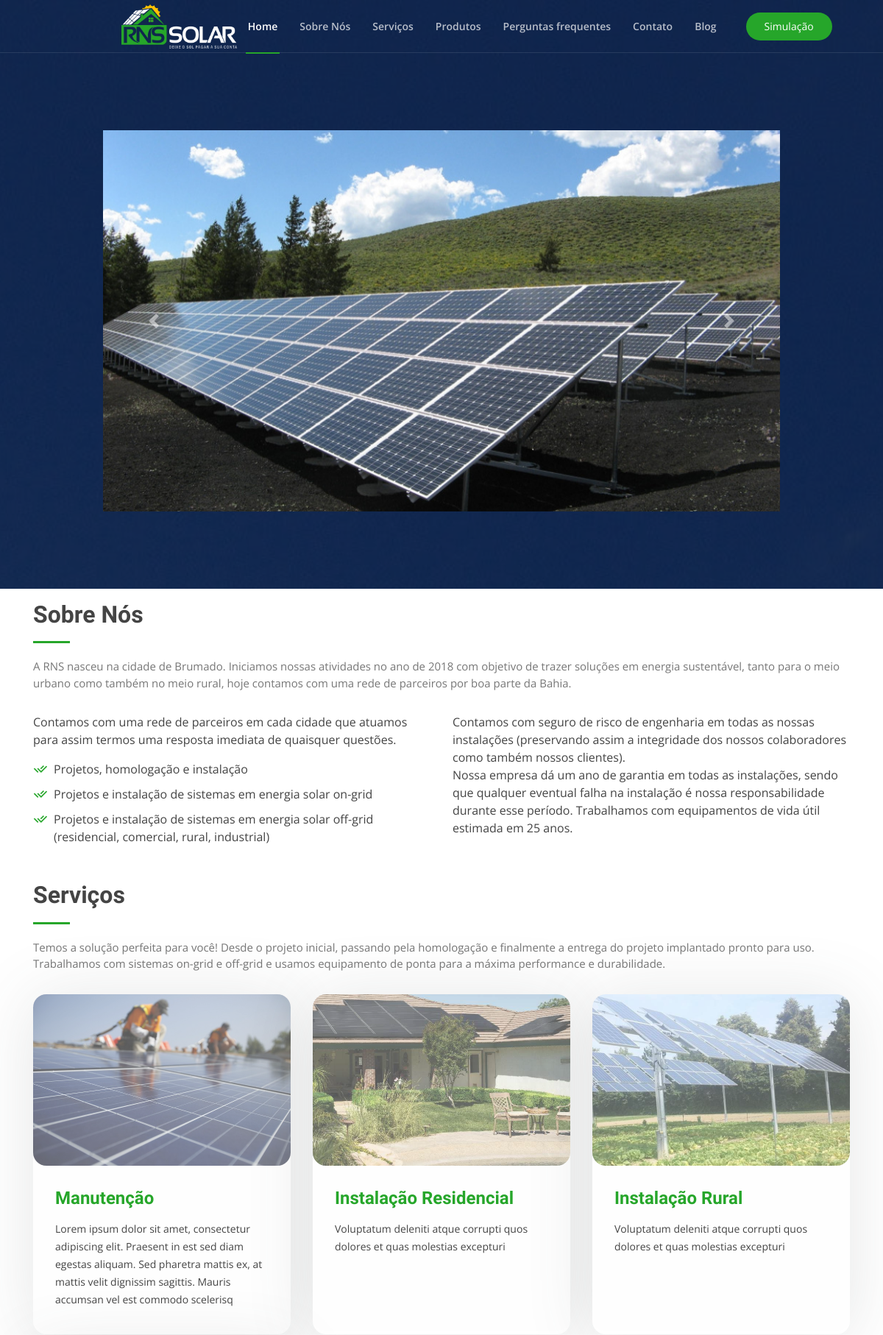
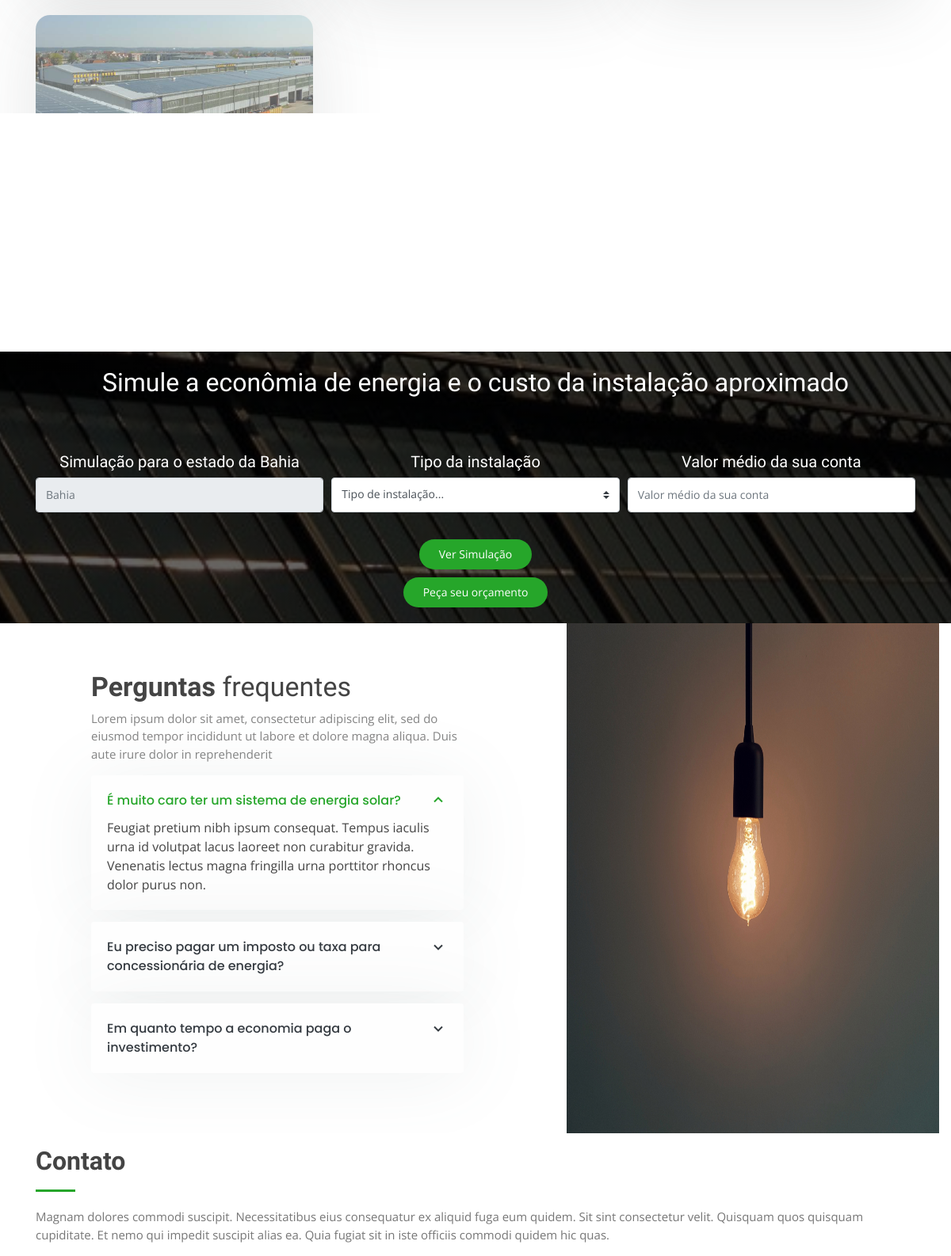
The page / (upper part) on the database its author committed (2 pictures, top to bottom).
### pages/models.py (models this page shows, shortened)
class HomeImg(models.Model):
    image =models.ImageField(upload_to='img_home', blank= True)
    title = models.CharField(max_length=200, unique= True)

class Faq(models.Model):
    pergunta = models.CharField(max_length=200, unique=True)
    resposta = models.TextField()

### services/models.py (models this page shows, shortened)
class Service(models.Model):
    image =models.ImageField(upload_to='img_services', blank= True)
    title = models.CharField(max_length=200, unique= True)
    slug = models.SlugField(max_length=200,  unique= True)
    discripition = models.TextField()

### pages/views.py (the view, shortened to what this page needs)
# urls.py: path('', views.index_view, name='index'),
def index_view(request):
    context = {
        'services': Service.objects.all(),
        'homeimg': HomeImg.objects.all(),
        'faq': Faq.objects.all(),
    }
    return render(request, 'index.html', context)

### templates/index.html (shortened to what this page needs)
{% extends "base.html" %}
{% block content %}
  {% load static %}
  <header id="header" class="fixed-top ">
    <div class="container-fluid">
      <div class="row justify-content-center">
        <div class="col-xl-9 d-flex align-items-center justify-content-between">
          <h1 class="logo"><a href=""><img src="{% static 'assets/img/favicon.ico' %}" alt=""></a></h1>
          <nav class="nav-menu d-none d-lg-block">
            <ul>
              <li class="active"><a href="#hero">Home</a></li>
              <li><a href="#about">Sobre Nós</a></li>
              <li><a href="#services">Serviços</a></li>
              <li><a href="produtos">Produtos</a></li>
              <li><a href="#faq">Perguntas frequentes</a></li>
              <li><a href="#contact">Contato</a></li>
              <li><a href="blog">Blog</a></li>
            </ul>
          </nav>
          <a href="#cta" class="get-started-btn scrollto">Simulação</a>
        </div>
      </div>
    </div>
  </header>
  <section id="hero" class="d-flex flex-column justify-content-center">
    <div class="container">
      <div class="row justify-content-center">
        <div class="col-xl-10">
          <div id="carouselExampleControls" class="carousel slide" data-ride="carousel">
            <div class="carousel-inner">
              <div class="carousel-item active">
                <img src="{{ homeimg.0.image.url }}" class="d-block w-100" alt="...">
              </div>
            </div>
            <a class="carousel-control-prev" href="#carouselExampleControls" role="button" data-slide="prev">
              <span class="carousel-control-prev-icon" aria-hidden="true"></span>
            </a>
            <a class="carousel-control-next" href="#carouselExampleControls" role="button" data-slide="next">
              <span class="carousel-control-next-icon" aria-hidden="true"></span>
            </a>
          </div>
        </div>
      </div>
    </div>
  </section>
  <main id="main">
    <section id="about" class="about">
      <div class="container">
        <div class="section-title">
          <h2>Sobre Nós</h2>
          <p>A RNS nasceu na cidade de Brumado. Iniciamos nossas atividades no ano de 2018 com objetivo de trazer soluções em energia sustentável,
            tanto para o meio urbano como também no meio rural, hoje contamos com uma rede de parceiros por boa parte da Bahia.</p>
        </div>
        <div class="row content">
          <div class="col-lg-6">
            <p>
              Contamos com uma rede de parceiros em cada cidade que atuamos para assim termos uma resposta imediata de quaisquer questões.
            </p>
            <ul>
              <li><i class="ri-check-double-line"></i> Projetos, homologação e instalação</li>
              <li><i class="ri-check-double-line"></i> Projetos e instalação de sistemas em energia solar on-grid</li>
              <li><i class="ri-check-double-line"></i> Projetos e instalação de sistemas em energia solar off-grid (residencial, comercial, rural, industrial)</li>
            </ul>
          </div>
          <div class="col-lg-6 pt-4 pt-lg-0">
            <p>
              Contamos com seguro de risco de engenharia em todas as nossas instalações (preservando assim
               a integridade dos nossos colaboradores como também nossos clientes).
               Nossa empresa dá um ano de garantia em todas as instalações, sendo que qualquer eventual falha
               na instalação é nossa responsabilidade durante esse período. Trabalhamos com equipamentos de
                vida útil estimada em 25 anos.
            </p>
          </div>
        </div>
      </div>
    </section>
    <section id="services" class="services">
      <div class="container">
        <div class="section-title">
          <h2>Serviços</h2>
          <p>Temos a solução perfeita para você! Desde o projeto inicial, passando pela homologação e finalmente
             a entrega do projeto implantado pronto para uso. Trabalhamos com sistemas on-grid e off-grid e usamos
              equipamento de ponta para a máxima performance e durabilidade.</p>
        </div>
        <div class="row">
          {% for service in services %}
            <div class="col-lg-4 col-md-6 d-flex align-items-stretch">
              <div class="icon-box" style=" margin-bottom: 20px;">
                <a href="{% url 'service_details' service.slug service.id  %}">
                <img src="{{ service.image.url }}" class="img-box">
                <div style="  padding: 30px; ">
                  <h4>{{ service.title|title }}</h4></a>
                  <p>{{ service.discripition|slice:":200" }}</p>
                </div>
              </div>
            </div>
          {% endfor %}
    </section>
    <section id="cta" class="cta">
      <div class="col-lg-12 text-center">
        <h2 style="color: white; padding-bottom: 60px;">Simule a econômia de energia e o custo da instalação aproximado</h2>
      </div>
      <div class="container">
        <div class="row">
          <div class="col-lg-12 text-center">
            <form method="post" role="form" class="orc-form" enctype="multipart/form-data">{% csrf_token %}
              <div class="form-row">
                <div class="col-md-4 form-group">
                  <h5 style="color: white;">Simulação para o estado da Bahia</h5>
                  <input class="form-control" type="text" placeholder="Bahia" readonly>
                </div>
                <div class="col-md-4">
                  <h5 style="color: white;">Tipo da instalação</h5>
                  <select class="custom-select form-group" name="tipoInstalacaoSelect">
                    <option selected>Tipo de instalação...</option>
                  </select>
                </div>
                <div class="col-md-4 form-group">
                  <h5 style="color: white;">Valor médio da sua conta</h5>
                  <input name="valor_conta" required="" type="number"  min="1" class="form-control" placeholder="Valor médio da sua conta">
                </div>
              </div>
              <div class="text-center"><button type="submit">Ver Simulação</button></div>
            </form>
            <div class="row-right">
              <button id="btnBudget" >Peça seu orçamento</button>
            </div>
          </div>
        </div>
      </div>
    </section>
    <section id="faq" class="faq">
      <div class="container-fluid">
        <div class="row">
          <div class="col-lg-7 d-flex flex-column justify-content-center align-items-stretch  order-2 order-lg-1">
            <div class="content">
              <h3><strong>Perguntas</strong> frequentes</h3>
              <p>
                Lorem ipsum dolor sit amet, consectetur adipiscing elit, sed do eiusmod tempor incididunt ut labore et dolore magna aliqua. Duis aute irure dolor in reprehenderit
              </p>
            </div>
            <div class="accordion-list">
              <ul>
                <li>
                  <a data-toggle="collapse" class="collapse" href="#accordion-list-1">{{ faq.0.pergunta }} <i class="bx bx-chevron-up icon-close"></i></a>
                  <div id="accordion-list-1" class="collapse show" data-parent=".accordion-list">
                    <p>
                      {{ faq.0.resposta }}
                    </p>
                  </div>
                </li>
                <li>
                  <a data-toggle="collapse" href="#accordion-list-2" class="collapsed">{{ faq.1.pergunta }} <i class="bx bx-chevron-down icon-show"></i></a>
                </li>
                <li>
                  <a data-toggle="collapse" href="#accordion-list-3" class="collapsed">{{ faq.2.pergunta }} <i class="bx bx-chevron-down icon-show"></i></a>
                </li>
              </ul>
            </div>
          </div>
          <img src="{% static 'assets/img/faq.jpg' %}" class="col-lg-5 align-items-stretch order-1 order-lg-2 img d-none d-xl-block">
        </div>
      </div>
    </section>
    <section id="contact" class="contact">
      <div class="container">
        <div class="section-title">
          <h2>Contato</h2>
          <p>Magnam dolores commodi suscipit. Necessitatibus eius consequatur ex aliquid fuga eum quidem. Sit sint consectetur velit. Quisquam quos quisquam cupiditate. Et nemo qui impedit suscipit alias ea. Quia fugiat sit in iste officiis commodi quidem hic quas.</p>
        </div>
      </div>
    </section>
  </main>
{% endblock %}

### rows shown on the page
HomeImg: image (picture)
Service: image (picture), title "Manutenção", discripition "Lorem ipsum dolor sit amet, consectetur adipiscing elit. Praesent in est sed diam egestas aliquam. Sed pharetra mattis ex, at mattis velit dignissim sagittis. Mauris accumsan vel est commodo scelerisq"
Service: image (picture), title "Instalação Residencial", discripition "Voluptatum deleniti atque corrupti quos dolores et quas molestias excepturi"
Service: image (picture), title "Instalação Rural", discripition "Voluptatum deleniti atque corrupti quos dolores et quas molestias excepturi"
Service: image (picture)
Faq: pergunta "É muito caro ter um sistema de energia solar?", resposta "Feugiat pretium nibh ipsum consequat. Tempus iaculis urna id volutpat lacus laoreet non curabitur gravida. Venenatis lectus magna fringilla urna porttitor rhoncus dolor purus non."
Faq: pergunta "Eu preciso pagar um imposto ou taxa para concessionária de energia?"
Faq: pergunta "Em quanto tempo a economia paga o investimento?"
